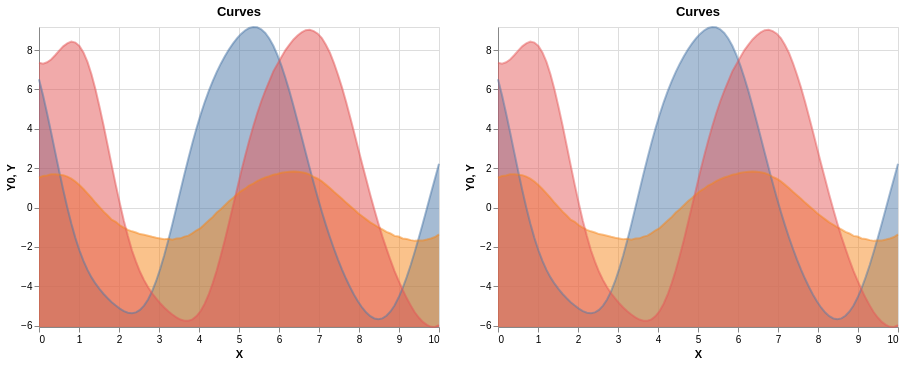

Here is the notebook cell this chart was saved with:
### Markdown cell above
# Side by Side

For this study, we need to generate pairs of scatterplots and pairs of parallel coordinate plots. We will create two generalized functions which take in two data frames whose columns are 'X' and 'Y' and whose entries are tuples, indicating the coordinates. These functions will each return a vega-altair chart that will be added as components.

### Code cell
def plot_side_by_side(seed=None, num_curves=3, opacityGroup=None, base_opacity=0.5):
    """
    Generate and display two Altair charts side by side with different opacities.
    """
    if opacityGroup is None:
        # Use the first pair generated if no specific group is provided
        opacity_pairs = generate_opacity_pairs(base_opacity)
        if not opacity_pairs:
            raise ValueError("No valid opacity pairs generated.")
        opacityGroup = opacity_pairs[0]
    #chart1 = plot_altair_curve(seed=seed, num_curves=num_curves, opacity=opacityGroup[0])
    #chart2 = plot_altair_curve(seed=seed, num_curves=num_curves, opacity=opacityGroup[1])
    #return alt.hconcat(chart1, chart2)
    chart1 = plot_altair_curve(seed=seed, num_curves=num_curves, opacity=opacityGroup[0])
    chart2 = plot_altair_curve(seed=seed, num_curves=num_curves, opacity=opacityGroup[1])
    return alt.hconcat(chart1, chart2)

chart = plot_side_by_side(seed=42, num_curves=3, base_opacity=0.5)
chart

### Figure 1 — Vega-Lite specification as saved in the notebook (floating-point values rounded to 4 significant figures; data arrays with more than 128 entries replaced by an {"elided": "..."} marker saying what was removed)
{"config": {"view": {"continuousWidth": 300, "continuousHeight": 300}}, "hconcat": [{"layer": [{"data": {"name": "data-8722fe2a6e5ca3148ad8c65dae86672c"}, "mark": {"type": "area", "opacity": 0.5}, "encoding": {"color": {"field": "Curve", "legend": null, "type": "nominal"}, "x": {"field": "X", "type": "quantitative"}, "y": {"field": "Y0", "scale": {"domain": [-6.073, 9.176]}, "type": "quantitative"}, "y2": {"field": "Y"}}}, {"data": {"name": "data-cc15b60995cc1229093c14fa26ed74a6"}, "mark": {"type": "line", "opacity": 0.5}, "encoding": {"color": {"field": "Curve", "legend": {"title": "Curves"}, "type": "nominal"}, "x": {"field": "X", "type": "quantitative"}, "y": {"field": "Y", "scale": {"domain": [-6.073, 9.176]}, "type": "quantitative"}}}], "height": 300, "title": "Curves", "width": 400}, {"layer": [{"data": {"name": "data-8722fe2a6e5ca3148ad8c65dae86672c"}, "mark": {"type": "area", "opacity": 0.48}, "encoding": {"color": {"field": "Curve", "legend": null, "type": "nominal"}, "x": {"field": "X", "type": "quantitative"}, "y": {"field": "Y0", "scale": {"domain": [-6.073, 9.176]}, "type": "quantitative"}, "y2": {"field": "Y"}}}, {"data": {"name": "data-cc15b60995cc1229093c14fa26ed74a6"}, "mark": {"type": "line", "opacity": 0.48}, "encoding": {"color": {"field": "Curve", "legend": {"title": "Curves"}, "type": "nominal"}, "x": {"field": "X", "type": "quantitative"}, "y": {"field": "Y", "scale": {"domain": [-6.073, 9.176]}, "type": "quantitative"}}}], "height": 300, "title": "Curves", "width": 400}], "$schema": "https://vega.github.io/schema/vega-lite/v5.20.1.json", "datasets": {"data-8722fe2a6e5ca3148ad8c65dae86672c": {"elided": "300 records"}, "data-cc15b60995cc1229093c14fa26ed74a6": {"elided": "300 records"}}}
